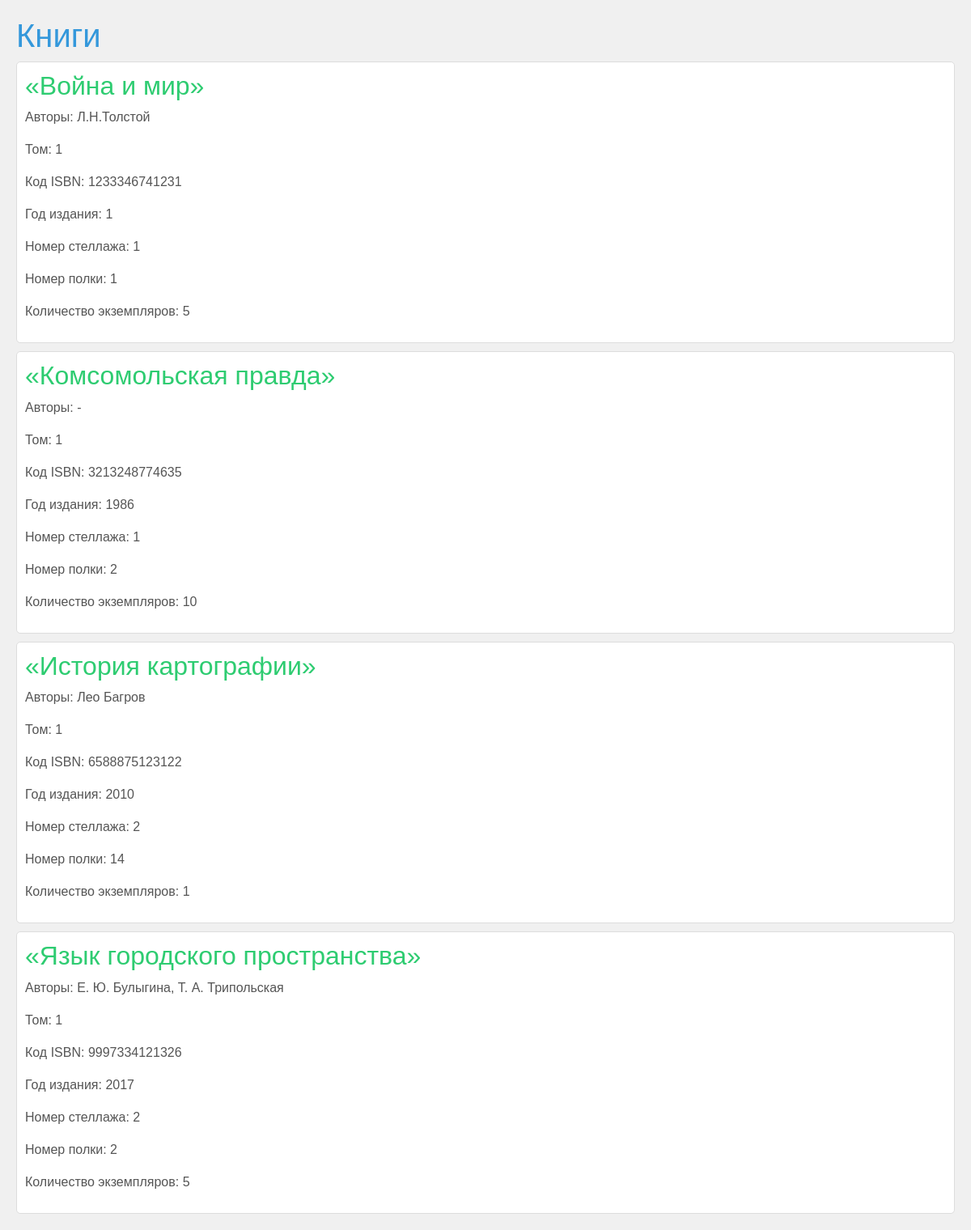
The page / on the database its author committed.
### library_app/models.py (models this page shows)
class Book(models.Model):
  name = models.TextField(null=False,blank=True,verbose_name='Название')
  authors = models.TextField(null=False,blank=True,verbose_name='Авторы')
  chapter = models.IntegerField(verbose_name='Том')
  isbn = models.CharField(max_length=13,verbose_name='Код ISBN')
  publishing_year = models.IntegerField(verbose_name='Год издания')
  shelf = models.ForeignKey(Shelf, on_delete=models.CASCADE,verbose_name='Стеллаж')
  shelf_number = models.IntegerField(verbose_name='Номер полки')
  amount = models.IntegerField(verbose_name='Кол-во экземпляров')

class Shelf(models.Model):
  number = models.IntegerField(verbose_name='Номер стеллажа')
  hall = models.ForeignKey(Hall, on_delete=models.CASCADE,verbose_name='Зал')

### library_app/views.py (the view)
# urls.py: path('', index),
def index(request):
    shelfs = Shelf.objects.all()
    books = Book.objects.all()
    halls = Hall.objects.all()
    return render(request, "library_app/index.html", {'halls': halls, 'books': books, 'shelfs': shelfs})

### templates/library_app/index.html (shortened to what this page needs)
<!DOCTYPE html>
<html lang="en">
<head>
    {% load bootstrap5 %}
    {% bootstrap_css %}
</head>
<body>
    <h1>Книги</h1>
    {% for book in books %}
        <div>
            <h2> «{{ book.name }}»</h2>
            <p> Авторы: {{ book.authors }}</p>
            <p> Том: {{ book.chapter }}</p>
            <p> Код ISBN: {{ book.isbn }}</p>
            <p> Год издания: {{ book.publishing_year }}</p>
            <p> Номер стеллажа: {{ book.shelf.number }}</p>
            <p> Номер полки: {{ book.shelf_number }}</p>
            <p> Количество экземпляров: {{ book.amount }}</p>
        </div>
    {% endfor %}
</body>
</html>

### templates/library_app/index.html (style rules this page uses)
body { background-color: #f0f0f0; font-family: Arial, sans-serif; color: #333; margin: 20px; }
h1 { color: #3498db; }
h2 { color: #2ecc71; }
p { color: #555; }
div { border: 1px solid #ddd; padding: 10px; margin-bottom: 10px; border-radius: 5px; background-color: #fff; }

### rows shown on the page
Book: name "Война и мир", authors "Л.Н.Толстой", chapter "1", isbn "1233346741231", publishing_year "1", shelf.number "1", shelf_number "1", amount "5"
Book: name "Комсомольская правда", authors "-", chapter "1", isbn "3213248774635", publishing_year "1986", shelf.number "1", shelf_number "2", amount "10"
Book: name "История картографии", authors "Лео Багров", chapter "1", isbn "6588875123122", publishing_year "2010", shelf.number "2", shelf_number "14", amount "1"
Book: name "Язык городского пространства", authors "Е. Ю. Булыгина, Т. А. Трипольская", chapter "1", isbn "9997334121326", publishing_year "2017", shelf.number "2", shelf_number "2", amount "5"
